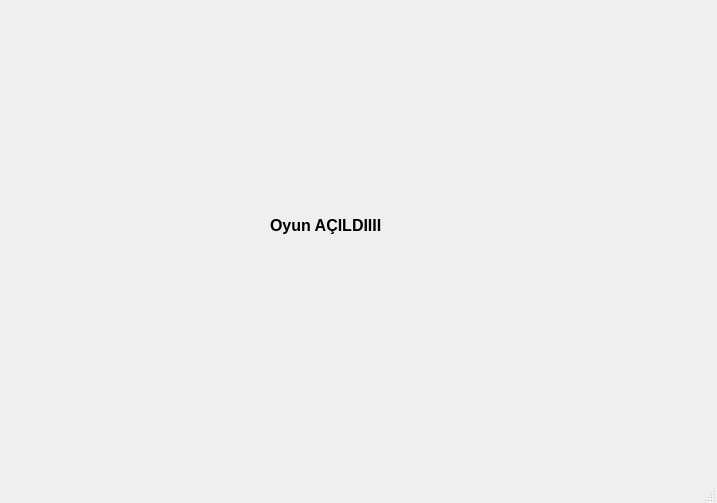
<?xml version="1.0" encoding="UTF-8"?>
<ui version="4.0">
 <class>MainWindow</class>
 <widget class="QMainWindow" name="MainWindow">
  <property name="geometry">
   <rect>
    <x>0</x>
    <y>0</y>
    <width>717</width>
    <height>503</height>
   </rect>
  </property>
  <property name="windowTitle">
   <string>MainWindow</string>
  </property>
  <widget class="QWidget" name="centralwidget">
   <widget class="QLabel" name="label">
    <property name="geometry">
     <rect>
      <x>270</x>
      <y>170</y>
      <width>301</width>
      <height>111</height>
     </rect>
    </property>
    <property name="font">
     <font>
      <pointsize>12</pointsize>
      <weight>75</weight>
      <bold>true</bold>
     </font>
    </property>
    <property name="text">
     <string>Oyun AÇILDIIII</string>
    </property>
   </widget>
  </widget>
  <widget class="QMenuBar" name="menubar">
   <property name="geometry">
    <rect>
     <x>0</x>
     <y>0</y>
     <width>717</width>
     <height>21</height>
    </rect>
   </property>
  </widget>
  <widget class="QStatusBar" name="statusbar"/>
 </widget>
 <resources>
  <include location="../../resim.qrc"/>
 </resources>
 <connections/>
</ui>
